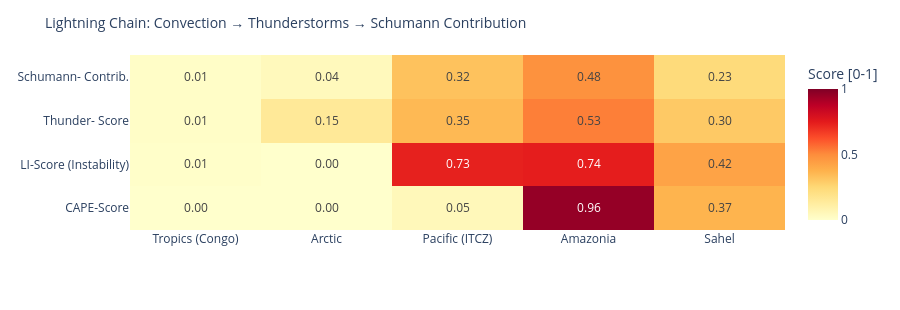

This figure's notebook cell:
### Code cell
# ============================================================
# LIGHTNING CHAIN: Convection → Thunderstorms → Schumann
# Shows the causal chain per measurement point as heatmap
# ============================================================

def cape_score(v):
    """CAPE → normalized score [0,1]"""
    if v is None or pd.isna(v): return 0.0
    return min(1.0, float(v) / 3000)

def li_score(v):
    """Lifted Index: negative = unstable → score [0,1]"""
    if v is None or pd.isna(v): return 0.3
    return min(1.0, max(0.0, (-float(v) + 6) / 12))

def cloud_score(v):
    if v is None or pd.isna(v): return 0.3
    return float(v) / 100

def thunder_score(row):
    """Kombinierter Gewitterwahrscheinlichkeits-Score
    CAPE + LI + Bedeckung + WMO-Gewitter + konvektiver Niederschlag (showers)
    Hinweis: X-Ray und Kp sind kein Bestandteil – nur geomagn./solarer Kontext.
    """
    cs = cape_score(row.get('cape'))
    ls = li_score(row.get('li'))
    cl = cloud_score(row.get('cloud'))
    t  = 1.0 if row.get('thunderstorm') else 0.0
    # Convective precipitation (showers) as additional indicator
    sh = min(1.0, (row.get('showers') or 0) / 5.0)
    return round(cs * 0.30 + ls * 0.25 + cl * 0.15 + t * 0.20 + sh * 0.10, 3)

def schumann_contribution(t_score, lat):
    """Schumann contribution: higher in tropics (±30°), scaled by thunderstorm score"""
    lat_weight = max(0.3, 1.0 - abs(lat) / 60)
    return round(t_score * lat_weight, 3)

df_atm['cape_score']   = df_atm.apply(lambda r: cape_score(r['cape']), axis=1)
df_atm['li_score']     = df_atm.apply(lambda r: li_score(r['li']),    axis=1)
df_atm['thunder_score']= df_atm.apply(lambda r: thunder_score(r.to_dict()), axis=1)
df_atm['schumann_contribution'] = df_atm.apply(
    lambda r: schumann_contribution(r['thunder_score'], r['lat']), axis=1)

metrics = ['cape_score', 'li_score', 'thunder_score', 'schumann_contribution']
labels  = ['CAPE-Score', 'LI-Score\n(Instability)', 'Thunder-\nScore', 'Schumann-\nContrib.']
z_data  = [df_atm[m].tolist() for m in metrics]

fig = go.Figure(go.Heatmap(
    z=z_data,
    x=df_atm['point'].tolist(),
    y=labels,
    colorscale='YlOrRd',
    zmin=0, zmax=1,
    text=[[f'{v:.2f}' for v in row] for row in z_data],
    texttemplate='%{text}', textfont=dict(size=12),
    colorbar=dict(title='Score [0-1]')
))
fig.update_layout(
    title=dict(text='Lightning Chain: Convection → Thunderstorms → Schumann Contribution', font=dict(size=14)),
    height=310,
    plot_bgcolor='rgba(0,0,0,0)', paper_bgcolor='rgba(0,0,0,0)',
    margin=dict(l=130, r=80, t=55, b=80)
)
fig.show()

### Figure 1 — Plotly figure (JSON) as saved in the notebook; plotly's stock layout.template omitted (floating-point values rounded to 4 significant figures)
{"data": [{"colorbar": {"title": {"text": "Score [0-1]"}}, "colorscale": [[0.0, "rgb(255,255,204)"], [0.125, "rgb(255,237,160)"], [0.25, "rgb(254,217,118)"], [0.375, "rgb(254,178,76)"], [0.5, "rgb(253,141,60)"], [0.625, "rgb(252,78,42)"], [0.75, "rgb(227,26,28)"], [0.875, "rgb(189,0,38)"], [1.0, "rgb(128,0,38)"]], "text": [["0.00", "0.00", "0.05", "0.96", "0.37"], ["0.01", "0.00", "0.73", "0.74", "0.42"], ["0.01", "0.15", "0.35", "0.53", "0.30"], ["0.01", "0.04", "0.32", "0.48", "0.23"]], "textfont": {"size": 12}, "texttemplate": "%{text}", "type": "heatmap", "x": ["Tropics (Congo)", "Arctic", "Pacific (ITCZ)", "Amazonia", "Sahel"], "y": ["CAPE-Score", "LI-Score\n(Instability)", "Thunder-\nScore", "Schumann-\nContrib."], "z": [[0.0, 0.0, 0.05, 0.9567, 0.37], [0.008333, 0.0, 0.7333, 0.7417, 0.425], [0.014, 0.15, 0.352, 0.528, 0.3], [0.013, 0.045, 0.323, 0.484, 0.235]], "zmax": 1, "zmin": 0}], "layout": {"height": 310, "margin": {"b": 80, "l": 130, "r": 80, "t": 55}, "paper_bgcolor": "rgba(0,0,0,0)", "plot_bgcolor": "rgba(0,0,0,0)", "title": {"font": {"size": 14}, "text": "Lightning Chain: Convection → Thunderstorms → Schumann Contribution"}}}
